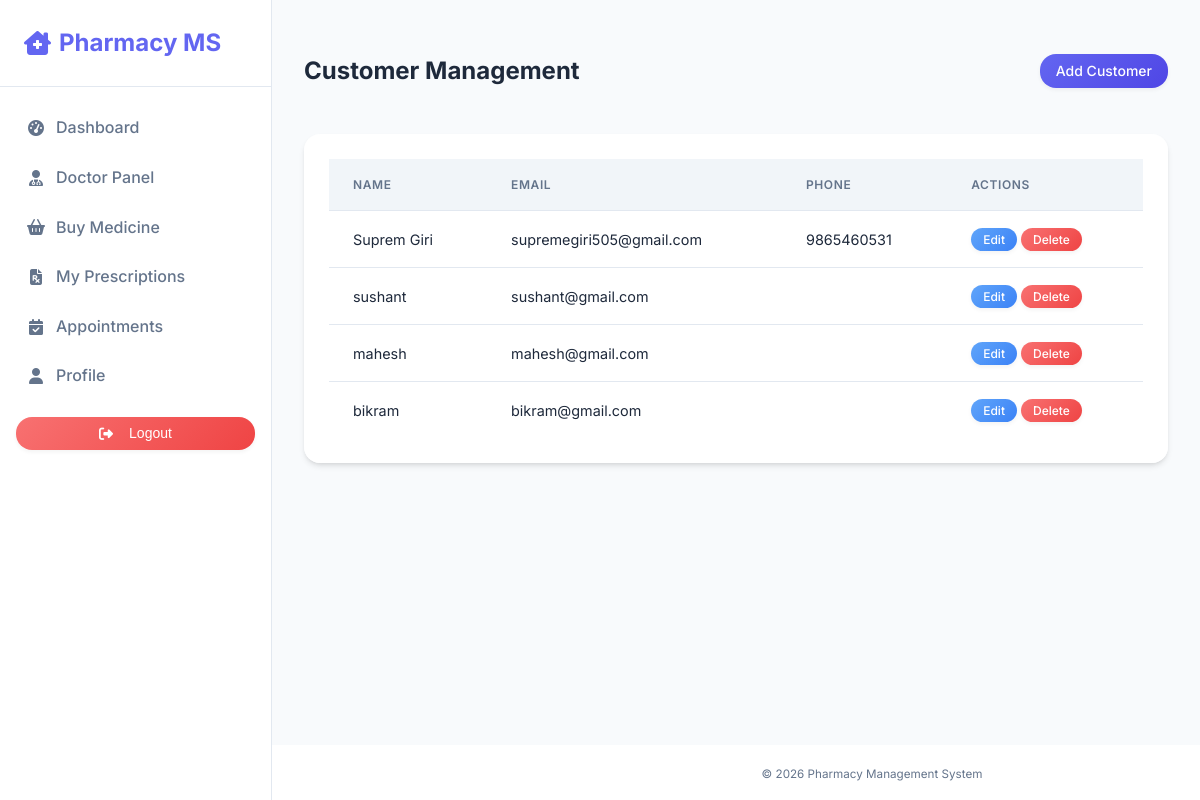
/customers/ (signed in), run on the app's committed database.
### pharmacy/models.py (models this page shows, shortened)
class Customer(models.Model):
    user = models.OneToOneField(User, on_delete=models.CASCADE, null=True, blank=True)
    name = models.CharField(max_length=100)
    email = models.EmailField()
    phone = models.CharField(max_length=20)

### pharmacy/views.py (the view)
# urls.py: path('customers/', views.customer_list, name='customer_list'),
@login_required
def customer_list(request):
    customers = Customer.objects.all()
    return render(request, 'pharmacy/customer_list.html', {'customers': customers})

### pharmacy/templates/pharmacy/customer_list.html
{% extends 'pharmacy/base.html' %}
{% block content %}
<div class="d-flex justify-content-between align-items-center mb-4">
    <h2>Customer Management</h2>
    <a href="{% url 'customer_create' %}" class="btn btn-primary">Add Customer</a>
</div>
<div class="card">
    <div class="card-body">
        <div class="table-responsive">
            <table class="table table-hover">
                <thead>
                    <tr>
                        <th>Name</th>
                        <th>Email</th>
                        <th>Phone</th>
                        <th>Actions</th>
                    </tr>
                </thead>
                <tbody>
                    {% for customer in customers %}
                    <tr>
                        <td>{{ customer.name }}</td>
                        <td>{{ customer.email }}</td>
                        <td>{{ customer.phone }}</td>
                        <td>
                            <a href="{% url 'customer_update' customer.pk %}" class="btn btn-sm btn-info">Edit</a>
                            <a href="{% url 'customer_delete' customer.pk %}" class="btn btn-sm btn-danger">Delete</a>
                        </td>
                    </tr>
                    {% empty %}
                    <tr>
                        <td colspan="4" class="text-center">No customers found.</td>
                    </tr>
                    {% endfor %}
                </tbody>
            </table>
        </div>
    </div>
</div>
{% endblock %}

### pharmacy/static/pharmacy/style.css (style rules this page uses)
:root { --primary: #6366f1; --primary-dark: #4f46e5; --secondary: #64748b; --success: #10b981; --danger: #ef4444; --warning: #f59e0b; --info: #3b82f6; --light: #f1f5f9; --dark: #0f172a; --bg-body: #f8fafc; --surface: #ffffff; --border: #e2e8f0; --text-main: #1e293b; --text-muted: #64748b; --shadow-sm: 0 1px 3px 0 rgb(0 0 0 / 0.1), 0 1px 2px -1px rgb(0 0 0 / 0.1); --shadow: 0 4px 6px -1px rgb(0 0 0 / 0.1), 0 2px 4px -2px rgb(0 0 0 / 0.1); --shadow-lg: 0 20px 25px -5px rgb(0 0 0 / 0.1), 0 8px 10px -6px rgb(0 0 0 / 0.1); --radius: 1rem; --font-sans: 'Inter', system-ui, -apple-system, sans-serif; --grad-primary: linear-gradient(135deg, #6366f1 0%, #4f46e5 100%); --grad-success: linear-gradient(135deg, #34d399 0%, #10b981 100%); --grad-danger: linear-gradient(135deg, #f87171 0%, #ef4444 100%); --grad-warning: linear-gradient(135deg, #fbbf24 0%, #f59e0b 100%); --grad-info: linear-gradient(135deg, #60a5fa 0%, #3b82f6 100%); }
* { box-sizing: border-box; }
body { font-family: var(--font-sans); background-color: var(--bg-body); background-image: radial-gradient(#cbd5e1 1px, transparent 1px); background-size: 24px 24px; color: var(--text-main); margin: 0; line-height: 1.6; display: flex; flex-direction: column; min-height: 100vh; -webkit-font-smoothing: antialiased; }
a { text-decoration: none; color: inherit; transition: 0.2s; }
.card { background: rgba(255, 255, 255, 0.95); border-radius: var(--radius); box-shadow: var(--shadow); border: 1px solid rgba(255, 255, 255, 0.5); overflow: hidden; margin-bottom: 1.5rem; transition: transform 0.3s ease, box-shadow 0.3s ease; }
.card-body { padding: 1.5rem; }
.table { width: 100%; border-collapse: collapse; font-size: 0.9rem; }
.table th { background-color: var(--light); color: var(--text-muted); font-weight: 600; text-transform: uppercase; font-size: 0.75rem; letter-spacing: 0.05em; padding: 1rem 1.5rem; text-align: left; border-bottom: 1px solid var(--border); }
.table td { padding: 1rem 1.5rem; border-bottom: 1px solid var(--border); color: var(--text-main); vertical-align: middle; }
.table tr:last-child td { border-bottom: none; }
.btn { display: inline-flex; align-items: center; justify-content: center; padding: 0.5rem 1rem; font-size: 0.875rem; font-weight: 500; border-radius: var(--radius); border: 1px solid transparent; cursor: pointer; transition: all 0.3s ease; gap: 0.5rem; line-height: 1.25; box-shadow: 0 2px 4px rgba(0,0,0,0.05); }
.btn-primary { background: var(--grad-primary); color: white; border: none; }
.btn-danger { background: var(--grad-danger); color: white; border: none; }
.btn-info { background: var(--grad-info); color: white; border: none; }
.btn-sm { padding: 0.25rem 0.75rem; font-size: 0.75rem; }
.d-flex { display: flex; }
.justify-content-between { justify-content: space-between; }
.align-items-center { align-items: center; }
.mb-4 { margin-bottom: 1.5rem !important; }

### data on the page
Customer: name "Suprem Giri", email "supremegiri505@gmail.com", phone "9865460531"
Customer: name "sushant", email "sushant@gmail.com"
Customer: name "mahesh", email "mahesh@gmail.com"
Customer: name "bikram", email "bikram@gmail.com"
